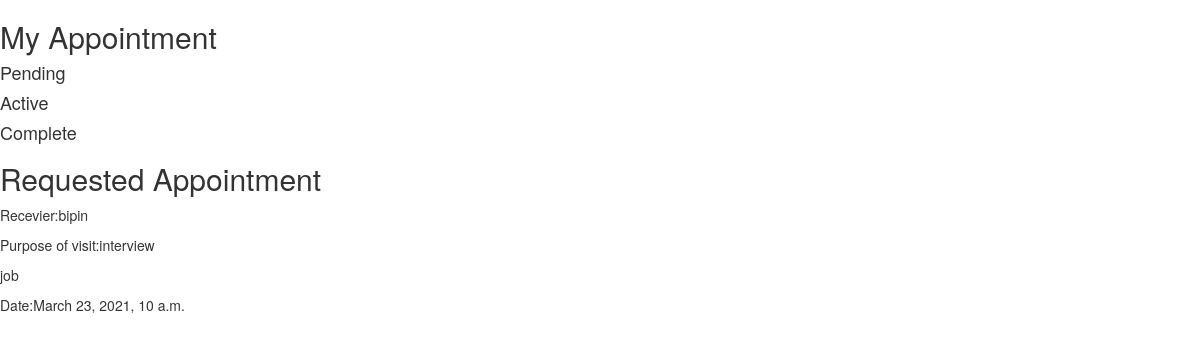
The app's page /longprofile/myappoinment/ (signed in), older data.
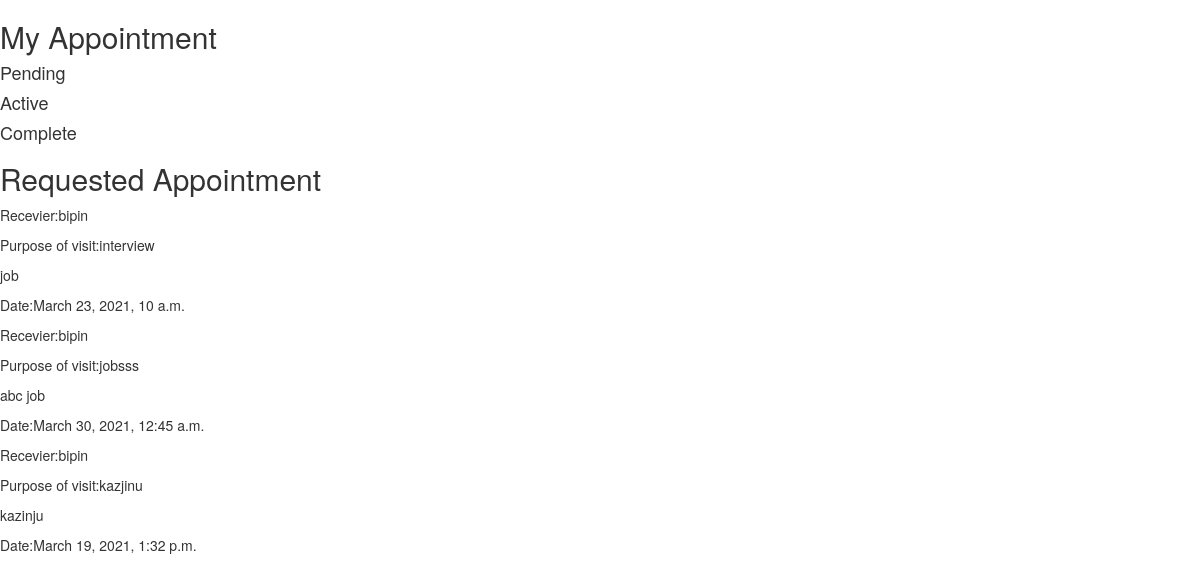
The same page, newer data.
### longprofile/models.py (models this page shows)
class CreateAppoinment2(models.Model):
    user = models.ForeignKey(CustomUser, on_delete=models.CASCADE, blank=True, null=True, related_name="snder")
    enquired_person = models.ForeignKey(CustomUser, on_delete=models.CASCADE, blank=True, null=True,related_name="company")
    name = models.CharField(max_length=100)
    purpose = models.CharField(max_length=250)
    description = models.CharField(max_length=500)
    dateandtime = models.DateTimeField()
    active = models.IntegerField(default=0)
    created_on = models.DateTimeField(auto_now=True)

### byhand/models.py (models this page shows, shortened)
class CustomUser(AbstractBaseUser, PermissionsMixin):
    email = models.EmailField(_('email address'), unique=True,null=True)
    username = models.CharField(max_length=150, unique=True,null=True)
    first_name = models.CharField(max_length=150, blank=True)
    last_name = models.CharField(max_length=150, blank=True)
    start_date = models.DateTimeField(default=timezone.now)
    is_staff = models.BooleanField(default=False)
    is_active = models.BooleanField(default=False)
    objects = CustomAccountManager()
    USERNAME_FIELD = 'email'
    REQUIRED_FIELDS = ['username', 'first_name']

### longprofile/views.py (the view)
def myappoinment(request):
    date = datetime.datetime.now()
    current_user = request.user
    pending = CreateAppoinment2.objects.filter(dateandtime__gte = date,active = 0,enquired_person_id = current_user.id)
    actived = CreateAppoinment2.objects.filter(dateandtime__gte = date,active = 1,enquired_person_id = current_user.id)
    complete = CreateAppoinment2.objects.filter(dateandtime__lte = date,enquired_person_id = current_user.id)
    requested = CreateAppoinment2.objects.filter(user_id = current_user.id)
    context = {
        "pending":pending,
        "actived":actived,
        "complete":complete,
        "requested":requested
    }
    return render(request,'longprofile/myappoinment.html',context)

### templates/longprofile/myappoinment.html (shortened to what this page needs)
<!DOCTYPE html>
<html lang="en">
<head>
    <link rel="stylesheet" href="https://maxcdn.bootstrapcdn.com/bootstrap/3.4.1/css/bootstrap.min.css">
</head>
<body>
    <div>
        <h2>My Appointment</h2>
        <h4>Pending</h4>
    </div>
    <h4>Active</h4>
    <h4>Complete</h4>
    <h2>Requested Appointment</h2>
    {% for i in requested %}
        <p>Recevier:{{i.enquired_person.first_name}}</p>
        <p>Purpose of visit:{{i.purpose}}</p>
        <p>{{i.description}}</p>
        <p>Date:{{i.dateandtime}}</p>
    {% endfor %}
</body>
</html>

Row changes from the older to the newer data that the page shows:
added CreateAppoinment2: enquired_person.first_name "bipin", purpose "jobsss", description "abc job", dateandtime "March 30, 2021, 12:45 a.m."
added CreateAppoinment2: enquired_person.first_name "bipin", purpose "kazjinu", description "kazinju", dateandtime "March 19, 2021, 1:32 p.m."
